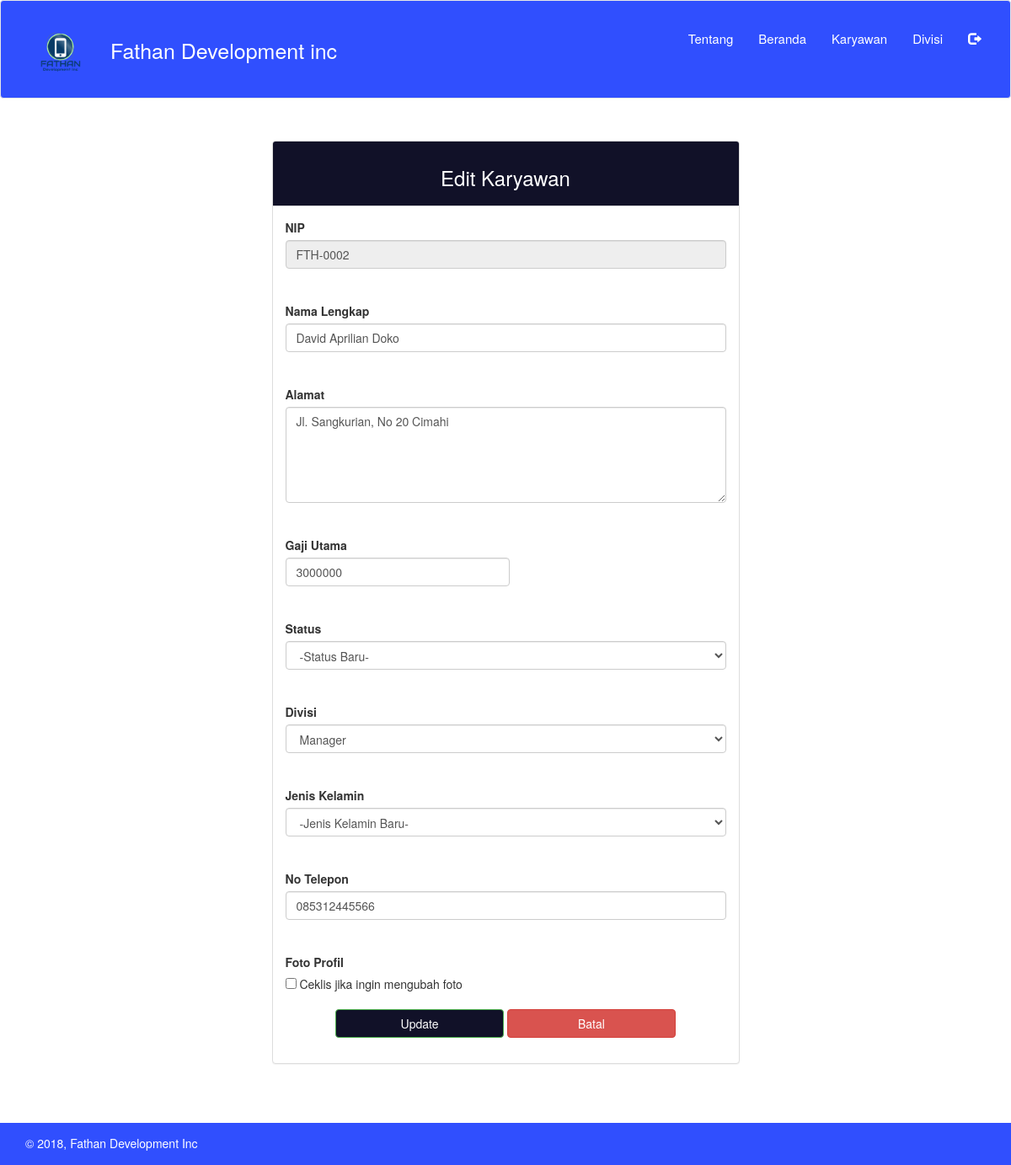
The page /fathan_develop/edit.php?nip=FTH-0002 on the database its author committed.
### tables this page shows
CREATE TABLE `data_karyawan` (
  `nip` varchar(10) NOT NULL,
  `nama` varchar(50) NOT NULL,
  `gambar` varchar(255) NOT NULL,
  `alamat` varchar(100) NOT NULL,
  `gaji` int(50) NOT NULL,
  `departemen` varchar(100) NOT NULL,
  `sex` varchar(20) NOT NULL,
  `status` varchar(20) NOT NULL,
  `no_telp` varchar(20) NOT NULL
);

### fathan_develop/function/karyawan.php (called while the page is built, shortened)
<?php
function tampilkan_per_nip($nip){
	$query  = "SELECT * FROM data_karyawan WHERE nip='$nip'";
	return result($query);
}
function result($query){
	global $link;
	if ($result = mysqli_query($link, $query) or die('gagal menampilkan data')) {
		return $result;
	}
}
 ?>

### fathan_develop/edit.php (the view, shortened to what this page needs)
<?php
require_once "view/header.php";
$nip = $_GET['nip'];
if (isset($nip)) {
  $detail = tampilkan_per_nip($nip);
  while ($row = mysqli_fetch_assoc($detail)) {
    $nip_detail         = $row['nip'];
    $nama_detail        = $row['nama'];
    $gaji_detail        = $row['gaji'];
    $sex_detail         = $row['sex'];
    $alamat_detail      = $row['alamat'];
    $notelp_detail      = $row['no_telp'];
    $status_detail      = $row['status'];
  }
}
 ?>
 <div class="container" style="margin-top:50px; margin-bottom:50px;">
   <div class="row">
     <div class="col-md-6 col-md-offset-3">
       <div class="panel panel-default">
         <div class="panel-heading" style="background-color: #111128; color:white;">
           <h3 class="text-center">Edit Karyawan</h3>
         </div>
         <div class="panel-body">
           <form action="" method="post" enctype="multipart/form-data">
            <div class="form-group">
              <label for="nip">NIP</label> <br>
              <input type="text" class="form-control" name="nip" size="37" readonly value="<?= $nip_detail; ?>"> <br> <br>
             	<label for="nama">Nama Lengkap</label> <br>
             	<input type="text" class="form-control" name="nama" size="37" value="<?= $nama_detail; ?>"> <br> <br>
             	<label for="alamat">Alamat</label> <br>
             	<textarea name="alamat" class="form-control" rows="5" cols="40"><?= $alamat_detail; ?></textarea> <br> <br>
             	<label for="gaji">Gaji Utama</label> <br>
             	<input type="number" class="form-control" name="gaji" min="800000" max="8000000" step="50000" style="width: 19em" value="<?= $gaji_detail; ?>"> <br> <br>
              <label for="status">Status</label> <br>
             	<select name="status" class="form-control">
                <option value="<?= $status_detail; ?>">-Status Baru-</option>
              </select> <br> <br>
              <label for="departemen">Divisi</label> <br>
              <select name="departemen" class="form-control">
                <option value="Manager">Manager</option>
              </select> <br> <br>
              <label for="sex">Jenis Kelamin</label> <br>
              <select name="sex" class="form-control">
                <option value="<?= $sex_detail; ?>">-Jenis Kelamin Baru-</option>
              </select> <br> <br>
              <label for="notelp">No Telepon</label> <br>
             	<input type="text" class="form-control" name="notelp" size="37" value="<?= $notelp_detail; ?>"> <br> <br>
             	<label for="exampleInputFile">Foto Profil</label> <br>
              <input type="checkbox" id="myCheck" class="form-check-input" onclick="myFunction()" name="cek_foto" value="true"> Ceklis jika ingin mengubah foto<br>
              <div class="text-center" style="margin-top:20px">
                <input type="submit" class="btn btn-success" name="update" value="Update">
                <a href="index.php"><input type="button" class="btn btn-danger" value="Batal" style="width:200px;"></a>
              </div>
            </div>
           </form>
         </div>
       </div>
     </div>
   </div>
 </div>
 <?php
 require_once "view/footer.php";
  ?>

### fathan_develop/view/style.css (style rules this page uses)
input[type="submit"] { background-color:#111128; color:white; width:200px; }

### rows shown on the page
data_karyawan: nip "FTH-0002", nama "David Aprilian Doko", alamat "Jl. Sangkurian, No 20 Cimahi", gaji "3000000", notelp "085312445566"
